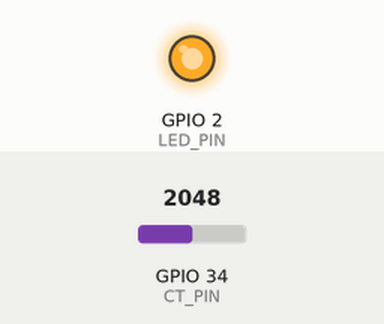
This sketch was run on a simulated ESP32. Shown: output pins drawn as LEDs (lit = HIGH). The test bench sets the inputs (shaded band); at power-on: GPIO 34 (CT_PIN) = 2048 (analog values on the 0–4095 scale). WiFi joins after 1.5 s; servers stay silent unless stated; uploads are accepted with an empty reply; what the sketch prints to the serial monitor is not drawn.

Above: at 7.6 s.
At 11.6 s:
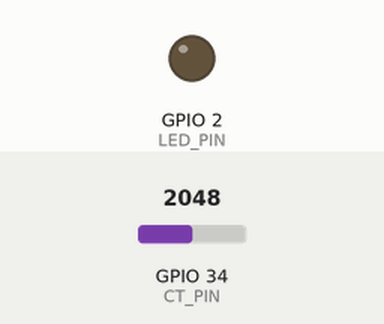
Timing chart, 0 to 13.3 s (numbered marks = the images above):
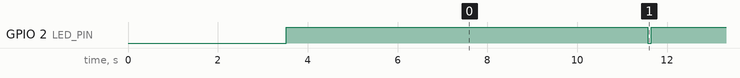

The sketch:

PowerPaiseFix.ino
```cpp
#include <Arduino.h>
#include <WiFi.h>
#include <HTTPClient.h>
#include <WiFiClientSecure.h>
#include <esp_task_wdt.h>
#include <math.h>

// ========== CONFIG ==========
const char* WIFI_SSID     = "realme C55 7824";
const char* WIFI_PASSWORD = "sspu2626";

const char* SUPABASE_URL  = "https://yfbpuqwotfjpjiakncmf.supabase.co";
const char* SUPABASE_KEY  = "eyJhbGciOiJIUzI1NiIsInR5cCI6IkpXVCJ9.eyJpc3MiOiJzdXBhYmFzZSIsInJlZiI6InlmYnB1cXdvdGZqcGppYWtuY21mIiwicm9sZSI6ImFub24iLCJpYXQiOjE3NzQ5NDg5NjgsImV4cCI6MjA5MDUyNDk2OH0.Jrid3VVf4Hf5mwoFiu-F8nvGiD_FeELVUvgW6Q4qUr0";
const char* TABLE_NAME    = "power_data";

#define CT_PIN      34
#define LED_PIN     2
#define SAMPLES     1000      // FIX: was 400 — 1000 gives 25 full 50Hz cycles = accurate RMS
#define VOLTAGE_AC  230.0

// ─── CALIBRATION — PICK YOUR SENSOR ────────────────────────────────────────
// SCT-013-000  (bare output, needs 33Ω burden you added)  → use 2000.0
// SCT-013-030  (3.5mm jack, 30A  max, built-in burden)    → use 1000.0
// SCT-013-020  (3.5mm jack, 20A  max, built-in burden)    → use 1000.0
// SCT-013-010  (3.5mm jack, 10A  max, built-in burden)    → use 1000.0
// If unsure: start with 1000.0, measure a known load (e.g. a 100W bulb),
// then adjust: CALIBRATION = CALIBRATION × (actual_current / measured_current)
#define CALIBRATION 1000.0    // FIX: was 30.0 — 30 is ~67x too small!
// ────────────────────────────────────────────────────────────────────────────

// ─── THRESHOLDS ─────────────────────────────────────────────────────────────
// FIX: was 0.12A (= 27.6W minimum) — way too high, killed small loads
//      New: 0.05A (= 11.5W minimum) — still filters noise but detects real loads
#define CURRENT_THRESHOLD  0.05   // Amps — below this = treat as OFF
// ────────────────────────────────────────────────────────────────────────────

float         energyKWh      = 0.0;
bool          deviceIsOn     = false;
unsigned long lastUploadTime = 0;
unsigned long lastEnergyTime = 0;
unsigned long lastWifiCheck  = 0;
bool          wifiOK         = false;
bool          supabaseOK     = false;
bool          wasDeviceOn    = false;

// ════════════════════════════════════════════════════════════════════════════
void connectWiFi() {
  Serial.println("-----------------------------");
  Serial.print("WiFi: Connecting to ");
  Serial.println(WIFI_SSID);
  WiFi.disconnect(true);
  delay(500);
  WiFi.mode(WIFI_STA);
  WiFi.setSleep(false);           // FIX: disable power-save → no random drops
  WiFi.begin(WIFI_SSID, WIFI_PASSWORD);
  int tries = 0;
  while (WiFi.status() != WL_CONNECTED && tries < 20) {
    delay(500);
    Serial.print(".");
    tries++;
  }
  if (WiFi.status() == WL_CONNECTED) {
    wifiOK = true;
    digitalWrite(LED_PIN, HIGH);
    Serial.println();
    Serial.println("WiFi : CONNECTED");
    Serial.println("IP   : " + WiFi.localIP().toString());
    Serial.println("RSSI : " + String(WiFi.RSSI()) + " dBm");
  } else {
    wifiOK = false;
    digitalWrite(LED_PIN, LOW);
    Serial.println();
    Serial.println("WiFi : FAILED — offline mode");
  }
  Serial.println("-----------------------------");
}

void checkWiFi() {
  if (WiFi.status() == WL_CONNECTED) { wifiOK = true; return; }
  wifiOK = false;
  supabaseOK = false;
  Serial.print("WiFi lost — reconnecting");
  WiFi.disconnect();
  delay(500);
  WiFi.setSleep(false);
  WiFi.begin(WIFI_SSID, WIFI_PASSWORD);
  int tries = 0;
  while (WiFi.status() != WL_CONNECTED && tries < 15) {
    delay(500);
    Serial.print(".");
    tries++;
  }
  if (WiFi.status() == WL_CONNECTED) {
    wifiOK = true;
    digitalWrite(LED_PIN, HIGH);
    Serial.println("\nWiFi back!");
  } else {
    Serial.println("\nStill offline.");
  }
}

int supabaseInsert(String jsonData) {
  if (!wifiOK) return -1;

  WiFiClientSecure client;
  client.setInsecure();

  HTTPClient http;
  String url = String(SUPABASE_URL) + "/rest/v1/" + String(TABLE_NAME);

  http.begin(client, url);
  http.setTimeout(10000);
  http.addHeader("Content-Type",  "application/json");
  http.addHeader("apikey",        SUPABASE_KEY);
  http.addHeader("Authorization", "Bearer " + String(SUPABASE_KEY));
  http.addHeader("Prefer",        "return=minimal");

  int code = http.POST(jsonData);
  if (code != 200 && code != 201) {
    String response = http.getString();
    Serial.println("Supabase response: " + response.substring(0, 200));
  }
  http.end();
  return code;
}

void testSupabase() {
  Serial.print("Supabase: Testing... ");
  String testJson = "{";
  testJson += "\"current_a\":0.0,";
  testJson += "\"power_w\":0.0,";
  testJson += "\"energy_kwh\":0.0,";
  testJson += "\"cost_rs\":0.0,";
  testJson += "\"status\":\"BOOT\",";
  testJson += "\"device_on\":false,";
  testJson += "\"rssi\":" + String(WiFi.RSSI());
  testJson += "}";
  int code = supabaseInsert(testJson);
  if (code == 200 || code == 201) {
    supabaseOK = true;
    Serial.println("CONNECTED");
  } else {
    supabaseOK = false;
    Serial.println("FAILED — HTTP " + String(code));
    Serial.println("Check: table 'power_data' exists, RLS disabled, anon key correct");
  }
}

void uploadData(float current, float power, float kwh, bool isOn) {
  if (!wifiOK) { Serial.println("Upload skip — no WiFi"); return; }

  float cost = (power / 1000.0) * 8.0;
  String json = "{";
  json += "\"current_a\":"  + String(current, 3) + ",";
  json += "\"power_w\":"    + String(power,   1) + ",";
  json += "\"energy_kwh\":" + String(kwh,     5) + ",";
  json += "\"cost_rs\":"    + String(cost,    4) + ",";
  json += "\"status\":\""   + String(isOn ? "ON" : "OFF") + "\",";
  json += "\"device_on\":"  + String(isOn ? "true" : "false") + ",";
  json += "\"rssi\":"       + String(WiFi.RSSI());
  json += "}";

  Serial.print("Uploading → ");
  int code = supabaseInsert(json);
  if (code == 200 || code == 201) {
    supabaseOK = true;
    Serial.println("OK (" + String(code) + ")");
    digitalWrite(LED_PIN, LOW);  delay(80);  digitalWrite(LED_PIN, HIGH);
  } else {
    supabaseOK = false;
    Serial.println("FAILED — HTTP " + String(code));
  }
}

// ════════════════════════════════════════════════════════════════════════════
//  getRMS() — True RMS current measurement
//
//  FIXES applied:
//  1. Midpoint now uses 1000 samples (was 200) → more accurate DC bias
//  2. REMOVED the (maxVal - minVal) < 80 guard — THIS WAS THE MAIN BUG.
//     At small loads the ADC swing is naturally < 80 counts, so it always
//     returned 0.  Example: at 1A with correct CALIBRATION, swing ≈ 29 counts.
//  3. CALIBRATION corrected from 30 to 1000 — see comment at top of file
//  4. Current threshold lowered from 0.12 to CURRENT_THRESHOLD (0.05A)
// ════════════════════════════════════════════════════════════════════════════
float getRMS() {
  // ── Step 1: Find DC midpoint (bias from voltage divider)
  //    Use 1000 samples for accuracy — was 200 (not enough for 50Hz)
  long midSum = 0;
  const int MID_SAMPLES = 1000;
  for (int i = 0; i < MID_SAMPLES; i++) {
    midSum += analogRead(CT_PIN);
    delayMicroseconds(100);
  }
  int midpoint = (int)(midSum / MID_SAMPLES);

  // ── Step 2: Compute true RMS
  double sumSq = 0.0;
  int    rawMin = 4095, rawMax = 0;

  for (int i = 0; i < SAMPLES; i++) {
    int raw = analogRead(CT_PIN);
    if (raw > rawMax) rawMax = raw;
    if (raw < rawMin) rawMin = raw;
    long adj = raw - midpoint;
    sumSq += (double)adj * (double)adj;
    delayMicroseconds(200);
  }

  // ── Step 3: Convert ADC RMS → Amps
  double rmsADC   = sqrt(sumSq / SAMPLES);
  double voltRMS  = (rmsADC / 4095.0) * 3.3;
  double current  = (voltRMS / 33.0) * CALIBRATION;  // CALIBRATION = 1000 (was 30)

  // ── Step 4: Debug output every reading — helps diagnose issues
  Serial.printf("  [DBG] mid=%d swing=%d rmsADC=%.2f voltRMS=%.5fV current=%.4fA\n",
    midpoint, rawMax - rawMin, (float)rmsADC, (float)voltRMS, (float)current);

  // ── Step 5: Safety checks
  if (isnan(current) || isinf(current) || current > 100.0) return 0.0;

  // ── Step 6: Noise floor threshold (FIX: was 0.12A = 27.6W — too high)
  if (current < CURRENT_THRESHOLD) return 0.0;

  return (float)current;
}

// ════════════════════════════════════════════════════════════════════════════
void setup() {
  Serial.begin(115200);
  delay(1000);

  esp_task_wdt_deinit();

  pinMode(LED_PIN, OUTPUT);
  digitalWrite(LED_PIN, LOW);

  analogReadResolution(12);
  analogSetAttenuation(ADC_11db);

  Serial.println("\n================================");
  Serial.println("   PowerPaise Energy Monitor");
  Serial.println("   v2.1 — Fixed Build");
  Serial.println("================================");
  Serial.printf("   CALIBRATION     = %.1f\n", (float)CALIBRATION);
  Serial.printf("   CURRENT_MIN     = %.3f A (%.1f W)\n",
    (float)CURRENT_THRESHOLD, (float)CURRENT_THRESHOLD * VOLTAGE_AC);
  Serial.printf("   ADC_PIN         = GPIO %d\n", CT_PIN);
  Serial.printf("   SAMPLES         = %d\n", SAMPLES);
  Serial.println("================================");

  // ── Boot ADC test — shows raw pin voltage to verify wiring
  Serial.println("\n[BOOT] ADC wiring check (GPIO 34 raw values):");
  Serial.println("  Expected: values 1700-2400 (midpoint of 3.3V supply)");
  Serial.println("  If 0 or 4095: wiring problem — check GPIO pin and bias resistors");
  for (int i = 0; i < 8; i++) {
    int v = analogRead(CT_PIN);
    Serial.printf("  Sample %d: %4d  (%.3f V)\n", i+1, v, v * (3.3f / 4095.0f));
    delay(60);
  }

  connectWiFi();
  if (wifiOK) testSupabase();

  lastEnergyTime = 0;
  lastUploadTime = millis();
  lastWifiCheck  = millis();
  wasDeviceOn    = false;

  Serial.println("\nReady — Measuring every 3s...\n");
}

// ════════════════════════════════════════════════════════════════════════════
void loop() {
  unsigned long now = millis();

  if (now - lastWifiCheck > 30000) {
    checkWiFi();
    lastWifiCheck = now;
  }

  float current  = getRMS();
  deviceIsOn     = (current > 0.0);
  float power    = deviceIsOn ? (current * VOLTAGE_AC) : 0.0;

  // Energy accumulation (only when device was ON in both previous and current cycle)
  if (deviceIsOn && wasDeviceOn && lastEnergyTime > 0) {
    float hours = (now - lastEnergyTime) / 3600000.0f;
    energyKWh  += (power / 1000.0f) * hours;
  }
  if (deviceIsOn) lastEnergyTime = now;
  wasDeviceOn = deviceIsOn;

  float costPerHour = (power / 1000.0f) * 8.0f;

  Serial.println("================================");
  Serial.println("WiFi     : " + String(wifiOK ? "CONNECTED (" + String(WiFi.RSSI()) + " dBm)" : "OFFLINE"));
  Serial.println("Supabase : " + String(supabaseOK ? "CONNECTED" : "OFFLINE"));
  Serial.println("--------------------------------");
  Serial.print("Current  : "); Serial.print(current,   3); Serial.println(" A");
  Serial.print("Power    : "); Serial.print(power,     1); Serial.println(" W");
  Serial.print("Energy   : "); Serial.print(energyKWh, 5); Serial.println(" kWh");
  Serial.print("Cost/hr  : Rs."); Serial.println(costPerHour, 4);
  Serial.print("Status   : "); Serial.println(deviceIsOn ? "ON ✓" : "OFF");
  Serial.println("================================\n");

  if (wifiOK && (now - lastUploadTime >= 5000)) {
    uploadData(current, power, energyKWh, deviceIsOn);
    lastUploadTime = now;
  }

  delay(3000);
}
```

Measured:
- by itself, GPIO 2 (LED_PIN): alternates HIGH for 7.3 s and LOW for 0.08 s
